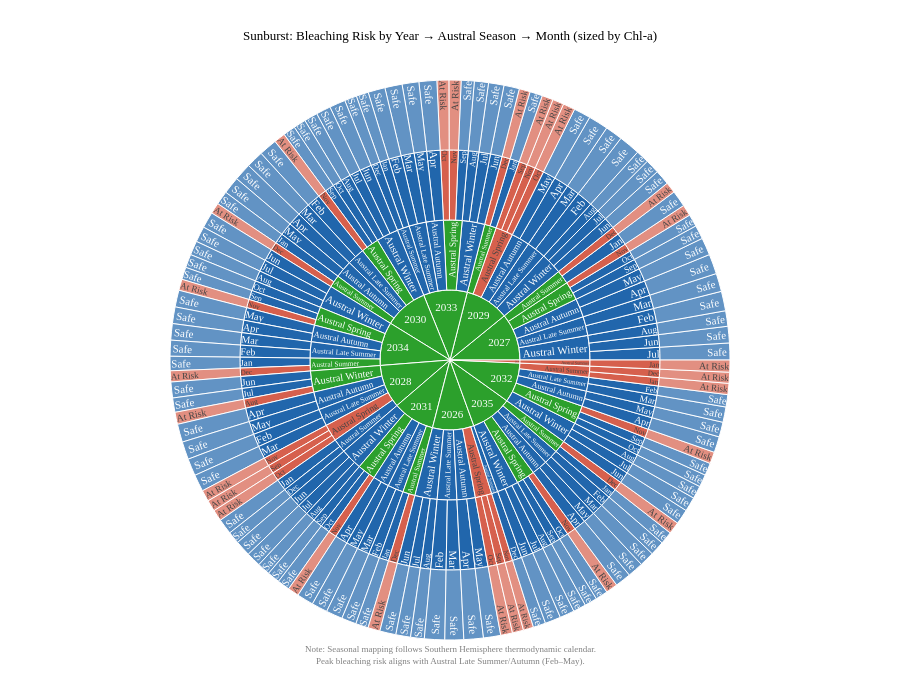

Here is the notebook cell this chart was saved with:
### Code cell
import plotly.express as px

sunburst_df = df[['year', 'season', 'month_num', 'bleaching_risk', 'pred_chlor_a_mean']].copy()
sunburst_df['bleach_label'] = sunburst_df['bleaching_risk'].map({0: 'Safe', 1: 'At Risk'})
sunburst_df['month_name'] = pd.to_datetime(sunburst_df['month_num'], format='%m').dt.strftime('%b')
sunburst_df['year_str'] = sunburst_df['year'].astype(str)

agg = sunburst_df.groupby(
    ['year_str', 'season', 'month_name', 'bleach_label'], as_index=False
).agg(
    chl_a=('pred_chlor_a_mean', 'mean'),
    count=('bleaching_risk', 'count')
)

fig = px.sunburst(
    agg,
    path=['year_str', 'season', 'month_name', 'bleach_label'],
    values='chl_a',
    color='bleach_label',
    color_discrete_map={
        'Safe':    '#2166ac',
        'At Risk': '#d6604d',
    },
    title='Sunburst: Bleaching Risk by Year → Austral Season → Month (sized by Chl-a)',
    branchvalues='total',
    hover_data={'chl_a': ':.3f'},
)

fig.update_layout(
    font=dict(family='Times New Roman', size=11),
    title=dict(
        x=0.5, xanchor='center',
        font=dict(family='Times New Roman', size=13),
    ),
    height=680,
    margin=dict(t=80, l=0, r=0, b=40),
    annotations=[dict(
        text='Note: Seasonal mapping follows Southern Hemisphere thermodynamic calendar.<br>'
             'Peak bleaching risk aligns with Austral Late Summer/Autumn (Feb–May).',
        x=0.5, y=-0.05, xref='paper', yref='paper',
        showarrow=False,
        font=dict(family='Times New Roman', size=9, color='grey'),
        align='center',
    )]
)

fig.write_html('fig5_sunburst.html')
# fig.write_image('fig5_sunburst.png', width=1200, height=800, scale=3)
fig.show()

### Figure 1 — Plotly figure (JSON) as saved in the notebook; plotly's stock layout.template omitted (floating-point values rounded to 4 significant figures; data arrays with more than 128 entries replaced by an {"elided": "..."} marker saying what was removed)
{"data": [{"branchvalues": "total", "customdata": {"elided": "302x2 mixed values"}, "domain": {"x": [0, 1], "y": [0, 1]}, "hovertemplate": "labels=%{label}<br>chl_a=%{customdata[0]:.3f}<br>parent=%{parent}<br>id=%{id}<br>bleach_label=%{customdata[1]}<extra></extra>", "ids": {"elided": "302 str values"}, "labels": {"elided": "302 str values"}, "marker": {"colors": {"elided": "302 str values"}}, "name": "", "parents": {"elided": "302 str values"}, "type": "sunburst", "values": {"elided": "302 float values"}}], "layout": {"annotations": [{"align": "center", "font": {"color": "grey", "family": "Times New Roman", "size": 9}, "showarrow": false, "text": "Note: Seasonal mapping follows Southern Hemisphere thermodynamic calendar.<br>Peak bleaching risk aligns with Austral Late Summer/Autumn (Feb–May).", "x": 0.5, "xref": "paper", "y": -0.05, "yref": "paper"}], "font": {"family": "Times New Roman", "size": 11}, "height": 680, "legend": {"tracegroupgap": 0}, "margin": {"b": 40, "l": 0, "r": 0, "t": 80}, "title": {"font": {"family": "Times New Roman", "size": 13}, "text": "Sunburst: Bleaching Risk by Year → Austral Season → Month (sized by Chl-a)", "x": 0.5, "xanchor": "center"}}}
